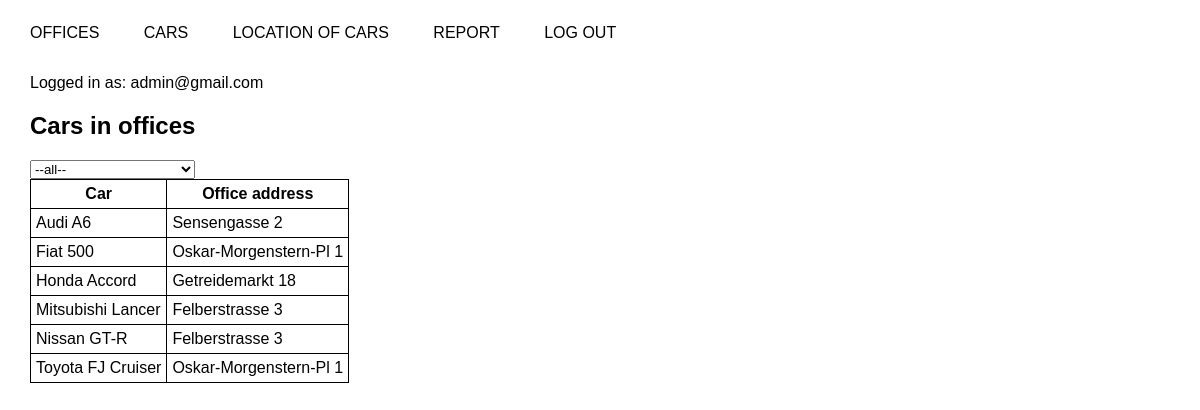
The page /simple/cars_locations.php (signed in) on the database its author committed.
### tables this page shows
CREATE TABLE `cars` (
  `car_id` int(11) NOT NULL,
  `brand` varchar(20) DEFAULT NULL,
  `model` varchar(20) DEFAULT NULL,
  `fk_office_id` int(11) DEFAULT NULL,
  `img` varchar(300) DEFAULT NULL
);

CREATE TABLE `offices` (
  `office_id` int(11) NOT NULL,
  `street` varchar(30) DEFAULT NULL,
  `house` smallint(5) UNSIGNED DEFAULT NULL,
  `postal_code` mediumint(8) UNSIGNED DEFAULT NULL,
  `latitude` float DEFAULT NULL,
  `longitude` float DEFAULT NULL
);

### simple/cars_locations.php (the view, shortened to what this page needs)
<?php
require_once('db_connect_cr11.php');
$sql = "SELECT brand, model, street, house
				FROM cars
				INNER JOIN offices
					ON cars.fk_office_id = offices.office_id
				ORDER BY brand;";
$result = $mysqli->query($sql);
if (!$result) {
	ivansEchoError ($mysqli, $sql);
} else {
	$carsLocations = $result->fetch_all(MYSQLI_ASSOC);
}
?>
<!DOCTYPE html>
<html lang="en">
<head>
	<link rel="stylesheet" type="text/css" href="style.css">
</head>
<body>
	<header>
		<nav>
			<ul>
				<li><a href="office_list.php" title="">Offices</a></li>
			</ul>
			<ul>
				<li><a href="cars_list.php" title="">Cars</a></li>
			</ul>
			<ul>
				<li><a href="cars_locations.php" title="">Location of cars</a></li>
			</ul>
			<?php
			if ($_SESSION['isAdmin']) {
				echo '<ul>
								<li><a href="report.php" title="">Report</a></li>
							</ul>';
			}
			?>
			<ul>
				<li><a href="log_out.php?logout" title="">Log out</a></li>
			</ul>
		</nav>
	</header>
	<section>
		<p>Logged in as: <?php echo $_SESSION['email']; ?></p>
	</section>
	<main>
		<h2>Cars in offices</h2>
		<select name="office" id="office" onchange="filter()">
			<option value="all">--all--</option>
		</select>
		<table>
			<thead>
				<tr>
					<th>Car</th>
					<th>Office address</th>
				</tr>
			</thead>
			<tbody id="table">
				<?php
				foreach ($carsLocations as $row) {
					echo "<tr>
									<td>" . $row['brand'] . " " . $row['model'] . "</td>
									<td>" . $row['street'] . " " . $row['house'] . "</td>
								</tr>";
				}
				?>
			</tbody>
		</table>
	</main>
</body>
</html>

### simple/style.css (style rules this page uses)
body { font-family: corbel, calibri, sans-serif; }
nav { margin-left: -40px; }
ul { list-style-type: none; display: inline-block; }
a { text-transform: uppercase; text-decoration: none; color: black; }
body { margin-left: 30px; }
table, th, td { border: 1px solid black; }
th, td { padding: 5px; }
table { border-collapse: collapse; }

### rows shown on the page
cars: brand "Audi", model "A6", fk_office.street "Sensengasse", fk_office.house "2"
cars: brand "Fiat", model "500", fk_office.street "Oskar-Morgenstern-Pl", fk_office.house "1"
cars: brand "Honda", model "Accord", fk_office.street "Getreidemarkt", fk_office.house "18"
cars: brand "Mitsubishi", model "Lancer", fk_office.street "Felberstrasse", fk_office.house "3"
cars: brand "Nissan", model "GT-R", fk_office.street "Felberstrasse", fk_office.house "3"
cars: brand "Toyota", model "FJ Cruiser", fk_office.street "Oskar-Morgenstern-Pl", fk_office.house "1"

### other values the page prints
$_SESSION['email'] "admin@gmail.com"
